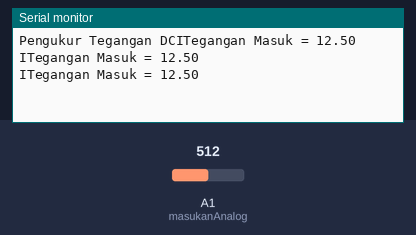
The sketch below on a simulated Arduino Uno, built with avr-gcc and run on an emulated ATmega328P. Parts: the last lines printed to the serial monitor. Inputs (shaded band) come from the test bench; at power-on: A1 (masukanAnalog) = 512.

Above: at 1.3 s.
1.4 s: A1 (masukanAnalog) set to 716
At 1.9 s:
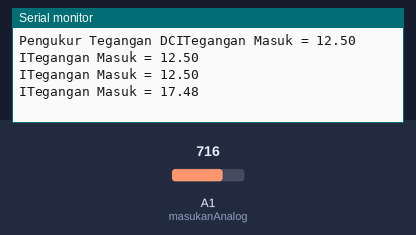
2.9 s: A1 (masukanAnalog) set to 900
At 3.4 s:
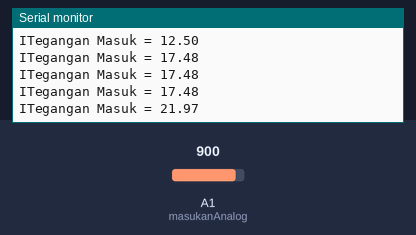
Timing chart, 0 to 5.9 s (numbered marks = the images above; inputs shaded):
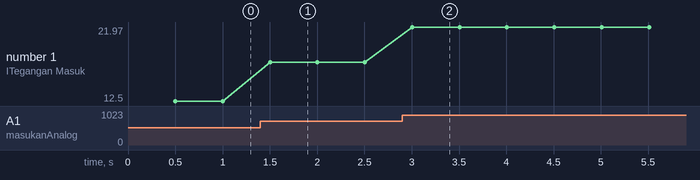

Measured:
- after the input at 1.4 s, the serial monitor: prints a new line after 0.10 s (image 1)
- after the input at 2.9 s, the serial monitor: prints a new line after 0.11 s (image 2)
- plotted number 1: 12.5 → 17.48 after the input at 1.4 s, 17.48 → 21.97 after the input at 2.9 s

The sketch:

DCMETER.ino
```cpp
int masukanAnalog = A1;
float vKeluar = 0.0;
float vMasuk = 0.0;
float R1 = 30000.0; //  resistor 1
float R2 = 7500.0; //   resistor 2
int value = 0;

void setup(){
   pinMode(masukanAnalog, INPUT);
   Serial.begin(9600);
   Serial.print("Pengukur Tegangan DC");
}
void loop(){
   // membaca nilai dari sensor analog
   value = analogRead(masukanAnalog);
   vKeluar = (value * 5.0) / 1024.0; // rumus hitung tegangan keluar
   vMasuk = vKeluar / (R2/(R1+R2)); // rumus hitung tegangan masuk

  Serial.print("ITegangan Masuk = ");
  Serial.println(vMasuk,2);
  delay(500);
}
```
